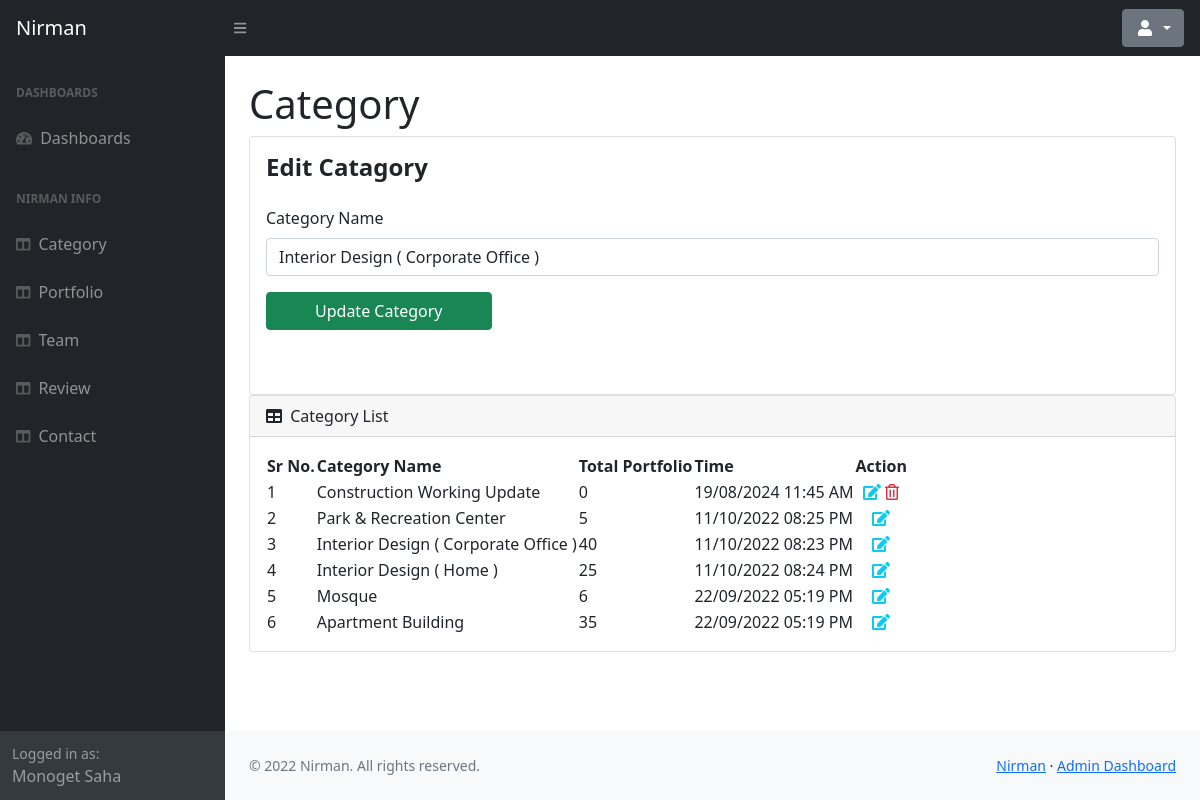
The page /admin/category.php?edit=6 (signed in) on the database its author committed.
### tables this page shows
CREATE TABLE `category` (
  `id` int NOT NULL,
  `c_name` varchar(100) NOT NULL,
  `inserted_at` timestamp NOT NULL DEFAULT CURRENT_TIMESTAMP ON UPDATE CURRENT_TIMESTAMP
);

### include/dbController.php (called while the page is built, shortened)
<?php
class DBController {
    private $host = "localhost";
    private $user = "root";
    private $password = "";
    private $database = "nirman";
    private $conn;
    function __construct() {
        $this->conn = $this->connectDB();
    }
    function connectDB() {
        $conn = mysqli_connect($this->host,$this->user,$this->password,$this->database);
        return $conn;
    }
    function runQuery($query) {
        $result = mysqli_query($this->conn,$query);
        while($row=mysqli_fetch_assoc($result)) {
            $resultset[] = $row;
        }
        if(!empty($resultset))
            return $resultset;
    }
    function numRows($query) {
        $result  = mysqli_query($this->conn,$query);
        $rowcount = mysqli_num_rows($result);
        return $rowcount;
    }
}

### admin/category.php (the view, shortened to what this page needs)
<?php
include('../include/dbController.php');
$db_handle = new DBController();
?>
<!DOCTYPE html>
<html lang="en">
<head>
    <?php include('include/csslist.php') ?>
</head>
<body class="sb-nav-fixed">
<?php include('include/topbar.php') ?>
<div id="layoutSidenav">
    <div id="layoutSidenav_nav">
        <?php include('include/sidebar.php') ?>
    </div>
    <div id="layoutSidenav_content">
        <main>
            <div class="container-fluid px-4">
                <h1 class="mt-4">Category</h1>
                <?php if (isset($_GET['edit'])) {
                    $data = $db_handle->runQuery("SELECT * FROM category where id={$_GET['edit']}");
                    ?>
                    <div class="row">
                        <div class="col-lg-12">
                            <div class="card">
                                <div class="card-body">
                                    <div class="row">
                                        <div class="col-lg-12 mb-5">
                                            <h4 class="mb-4">
                                                <strong>Edit Catagory</strong>
                                            </h4>
                                            <form id="form-validation-simple" name="form-validation-simple"
                                                  method="POST" enctype="multipart/form-data">
                                                <div class="form-group">
                                                    <label class="form-label">Category Name</label>
                                                    <input name="Category_Name" type="text"
                                                           value="<?php echo $data[0]["c_name"]; ?>"
                                                           class="form-control"
                                                           data-validation="[NOTEMPTY]" required/>
                                                </div>
                                                <div class="form-actions">
                                                    <button type="submit" class="btn btn-success mr-2 px-5"
                                                            name="up_cat">Update Category
                                                    </button>
                                                </div>
                                            </form>
                                        </div>
                                    </div>
                                </div>
                            </div>
                        </div>
                    </div>
                <?php } ?>
                <div class="row">
                    <div class="col-lg-12">
                        <div class="card mb-4">
                            <div class="card-header">
                                <i class="fas fa-table me-1"></i>
                                Category List
                            </div>
                            <div class="card-body">
                                <table id="datatablesSimple">
                                    <thead>
                                    <tr>
                                        <th>Sr No.</th>
                                        <th>Category Name</th>
                                        <th>Total Portfolio</th>
                                        <th>Time</th>
                                        <th class="text-center">Action</th>
                                    </tr>
                                    </thead>
                                    <tbody>
                                    <?php
                                    $data = $db_handle->runQuery("SELECT * FROM category order by id desc");
                                    $row_count = $db_handle->numRows("SELECT * FROM category order by id desc");
                                    for ($i = 0; $i < $row_count; $i++) {
                                        ?>
                                        <tr>
                                            <td><?php echo $i + 1; ?></td>
                                            <td><?php echo $data[$i]["c_name"]; ?></td>
                                            <td>
                                                <?php
                                                $num_of_images = $db_handle->numRows("SELECT * FROM portfolio where category_id=" . $data[$i]['id'] . "");
                                                echo $num_of_images;
                                                ?>
                                            </td>
                                            <td>
                                                <?php
                                                $datetime = new DateTime($data[$i]["inserted_at"]);
                                                $la_time = new DateTimeZone('Asia/Dhaka');
                                                $datetime->setTimezone($la_time);
                                                echo $datetime->format('d/m/Y h:i A'); ?>
                                            </td>
                                            <td class="text-center">
                                                <a class="primary"
                                                   href="category.php?edit=<?php echo $data[$i]['id']; ?>"
                                                   data-original-title="" title="" style="text-decoration: none">
                                                    <i class="fas fa-edit text-info"></i>
                                                </a>
                                                <?php
                                                if ($num_of_images == 0) {
                                                    ?>
                                                    <a class="danger" href="?dele=<?php echo $data[$i]['id']; ?>"
                                                       data-original-title="" title="" style="text-decoration: none">
                                                        <i class="far fa-trash-alt text-danger"></i>
                                                    </a>
                                                <?php } ?>
                                            </td>
                                        </tr>
                                    <?php } ?>
                                    </tbody>
                                </table>
                            </div>
                        </div>
                    </div>
                </div>
            </div>
        </main>
        <?php include('include/footer.php') ?>
    </div>
</div>
</body>
</html>

### rows shown on the page
category: Category_Name "Interior Design ( Corporate Office )", c_name "Interior Design ( Corporate Office )", num_of_images "40", inserted_at "11/10/2022 08:23 PM"
category: c_name "Construction Working Update", num_of_images "0", inserted_at "19/08/2024 11:45 AM"
category: c_name "Park & Recreation Center", num_of_images "5", inserted_at "11/10/2022 08:25 PM"
category: c_name "Interior Design ( Home )", num_of_images "25", inserted_at "11/10/2022 08:24 PM"
category: c_name "Mosque", num_of_images "6", inserted_at "22/09/2022 05:19 PM"
category: c_name "Apartment Building", num_of_images "35", inserted_at "22/09/2022 05:19 PM"

### other values the page prints
$_SESSION['name'] "Monoget Saha"
